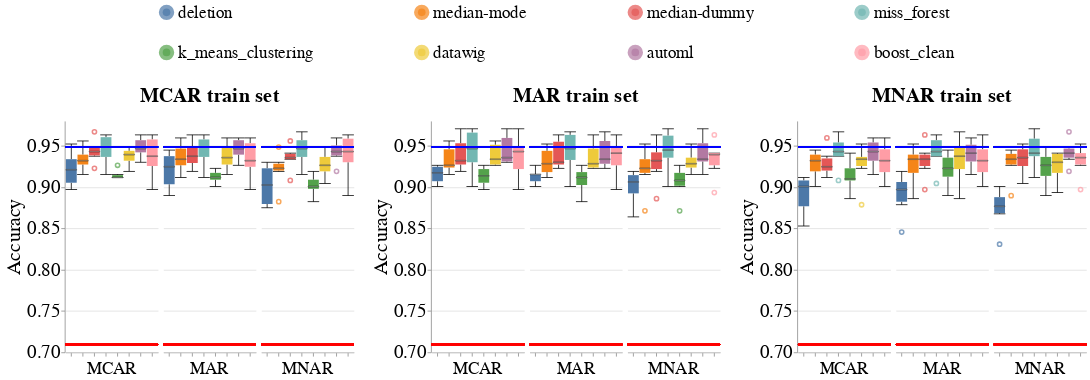

The cell this chart's notebook holds for it:
### Code cell
create_box_plots_for_diff_imputers_v2(dataset_name=DATASET_NAME,
                                      model_name='rf_clf',
                                      metric_name='accuracy',
                                      db_client=db_client)

### Figure 1 — Vega-Lite specification as saved in the notebook (floating-point values rounded to 4 significant figures; data arrays with more than 128 entries replaced by an {"elided": "..."} marker saying what was removed)
{"config": {"view": {"continuousWidth": 400, "continuousHeight": 300, "stroke": null}, "axis": {"labelFontSize": 24, "labelFontWeight": "normal", "titleFontSize": 26, "titleFontWeight": "normal"}, "facet": {"spacing": 5}, "header": {"labelFontSize": 22, "labelOrient": "bottom", "labelPadding": 5, "titleFontSize": 26}, "legend": {"columns": 4, "direction": "horizontal", "labelFontSize": 22, "labelLimit": 400, "orient": "top", "symbolOffset": 120, "symbolStrokeWidth": 10, "titleAnchor": "middle", "titleFontSize": 24, "titleLimit": 300}, "title": {"fontSize": 26}}, "hconcat": [{"facet": {"column": {"field": "Test_Injection_Strategy", "sort": ["MCAR", "MAR", "MNAR"], "title": "MCAR train set", "type": "nominal"}}, "spec": {"layer": [{"mark": {"type": "boxplot", "median": {"stroke": "black", "strokeWidth": 0.7}, "ticks": true}, "encoding": {"color": {"field": "Null_Imputer_Name", "sort": ["deletion", "median-mode", "median-dummy", "miss_forest", "k_means_clustering", "datawig", "automl", "boost_clean"], "title": null, "type": "nominal"}, "x": {"axis": {"labels": false}, "field": "Null_Imputer_Name", "sort": ["deletion", "median-mode", "median-dummy", "miss_forest", "k_means_clustering", "datawig", "automl", "boost_clean"], "title": null, "type": "nominal"}, "y": {"field": "Metric_Value", "scale": {"zero": false}, "title": "Accuracy", "type": "quantitative"}}}, {"mark": "rule", "encoding": {"color": {"value": "blue"}, "size": {"value": 2}, "y": {"field": "Baseline_Median", "type": "quantitative"}}}, {"mark": "rule", "encoding": {"color": {"value": "red"}, "size": {"value": 2}, "y": {"field": "Base_Rate", "type": "quantitative"}}}], "width": 120}}, {"data": {"name": "data-819e5e7b848969717debdce5db9cd73b"}, "facet": {"column": {"field": "Test_Injection_Strategy", "sort": ["MCAR", "MAR", "MNAR"], "title": "MAR train set", "type": "nominal"}}, "spec": {"layer": [{"mark": {"type": "boxplot", "median": {"stroke": "black", "strokeWidth": 0.7}, "ticks": true}, "encoding": {"color": {"field": "Null_Imputer_Name", "sort": ["deletion", "median-mode", "median-dummy", "miss_forest", "k_means_clustering", "datawig", "automl", "boost_clean"], "title": null, "type": "nominal"}, "x": {"axis": {"labels": false}, "field": "Null_Imputer_Name", "sort": ["deletion", "median-mode", "median-dummy", "miss_forest", "k_means_clustering", "datawig", "automl", "boost_clean"], "title": null, "type": "nominal"}, "y": {"field": "Metric_Value", "scale": {"zero": false}, "title": "Accuracy", "type": "quantitative"}}}, {"mark": "rule", "encoding": {"color": {"value": "blue"}, "size": {"value": 2}, "y": {"field": "Baseline_Median", "type": "quantitative"}}}, {"mark": "rule", "encoding": {"color": {"value": "red"}, "size": {"value": 2}, "y": {"field": "Base_Rate", "type": "quantitative"}}}], "width": 120}}, {"data": {"name": "data-d46c1fe62acc7b09c57ab209eca6449d"}, "facet": {"column": {"field": "Test_Injection_Strategy", "sort": ["MCAR", "MAR", "MNAR"], "title": "MNAR train set", "type": "nominal"}}, "spec": {"layer": [{"mark": {"type": "boxplot", "median": {"stroke": "black", "strokeWidth": 0.7}, "ticks": true}, "encoding": {"color": {"field": "Null_Imputer_Name", "sort": ["deletion", "median-mode", "median-dummy", "miss_forest", "k_means_clustering", "datawig", "automl", "boost_clean"], "title": null, "type": "nominal"}, "x": {"axis": {"labels": false}, "field": "Null_Imputer_Name", "sort": ["deletion", "median-mode", "median-dummy", "miss_forest", "k_means_clustering", "datawig", "automl", "boost_clean"], "title": null, "type": "nominal"}, "y": {"field": "Metric_Value", "scale": {"zero": false}, "title": "Accuracy", "type": "quantitative"}}}, {"mark": "rule", "encoding": {"color": {"value": "blue"}, "size": {"value": 2}, "y": {"field": "Baseline_Median", "type": "quantitative"}}}, {"mark": "rule", "encoding": {"color": {"value": "red"}, "size": {"value": 2}, "y": {"field": "Base_Rate", "type": "quantitative"}}}], "width": 120}}], "data": {"name": "data-965ba574d7ea56c5bdc20bbe43140817"}, "resolve": {"scale": {"y": "shared"}}, "$schema": "https://vega.github.io/schema/vega-lite/v4.17.0.json", "datasets": {"data-965ba574d7ea56c5bdc20bbe43140817": {"elided": "144 records"}, "data-819e5e7b848969717debdce5db9cd73b": {"elided": "144 records"}, "data-d46c1fe62acc7b09c57ab209eca6449d": {"elided": "144 records"}}}
